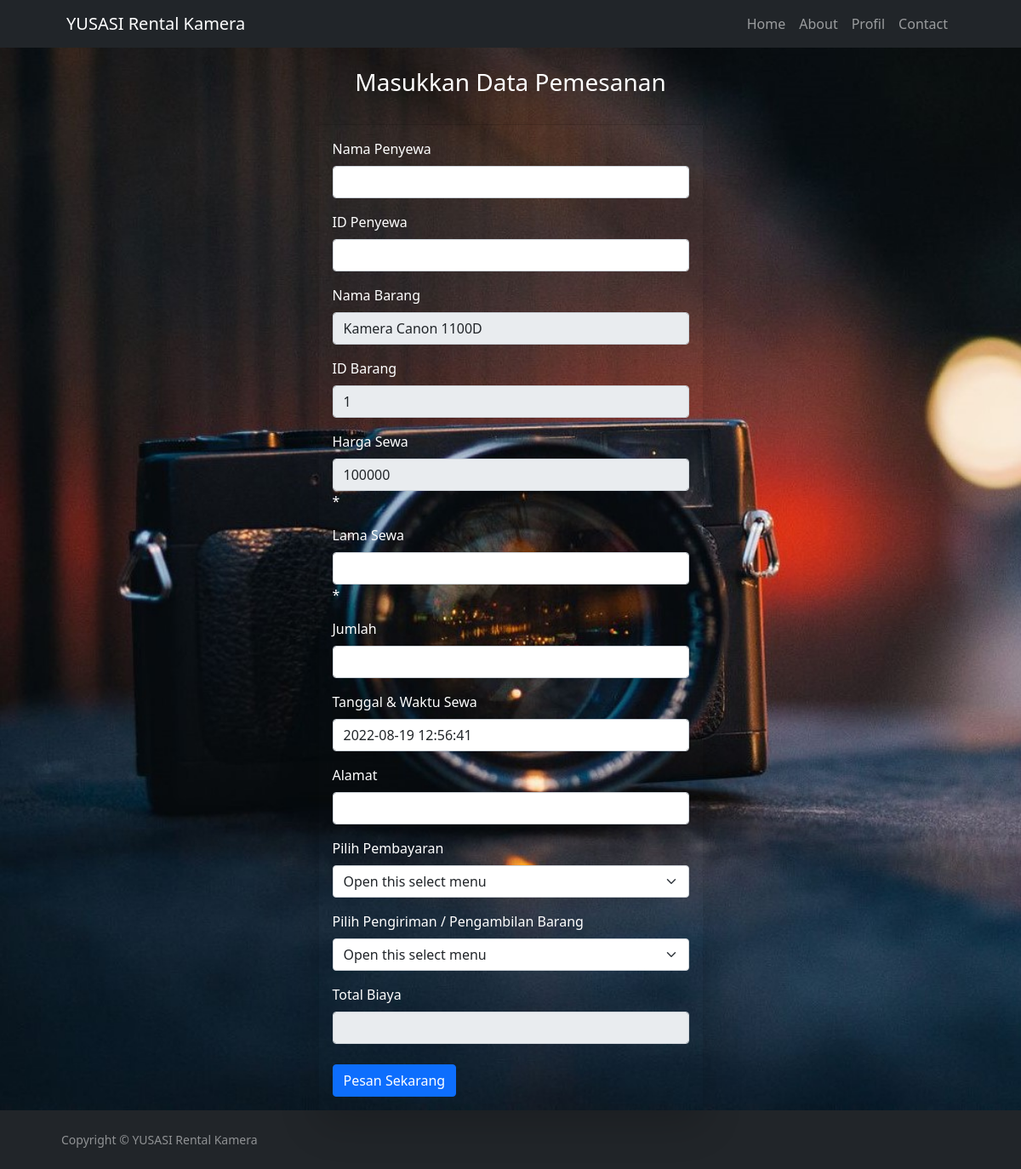
/member_view/sewa_barang/sewa_hdcam.php?id=1 (signed in), run on the app's committed database.
### tables this page shows
CREATE TABLE `tb_produk` (
  `id` int(100) NOT NULL,
  `nama_barang` varchar(100) NOT NULL,
  `harga` varchar(100) NOT NULL,
  `keterangan` varchar(255) NOT NULL,
  `gambar` varchar(255) NOT NULL,
  `jenis_barang` varchar(11) NOT NULL
);

### functions.php (called while the page is built, shortened)
<?php
$conn = mysqli_connect("localhost", "root", "", "rental_kamera");
function query($query)
{
    global $conn;
    $result = mysqli_query($conn, $query);
    $rows = [];
    while ($row = mysqli_fetch_assoc($result)) {
        $rows[] = $row;
    }
    return $rows;
}

### member_view/sewa_barang/sewa_hdcam.php (the view, shortened to what this page needs)
<?php
require '../../functions.php';
$id = $_GET["id"];
$row = query("SELECT * FROM tb_produk WHERE id = $id")[0];
$tanggal = date("Y-m-d H:i:s");
?>
<!DOCTYPE html>
<html lang="en">
<head>
    <link href="../../dashboard/css/styles.css" rel="stylesheet" />
    <link href="https://cdn.jsdelivr.net/npm/bootstrap@5.0.1/dist/css/bootstrap.min.css" rel="stylesheet">
</head>
<body>
    <body class="sb-nav-fixed">
        <nav class="sb-topnav navbar navbar-expand navbar-dark bg-dark">
            <nav class="navbar navbar-expand-lg navbar-light fixed-top" id="mainNav">
                <div class="container px-4 px-lg-5">
                    <a class="navbar-brand" href="#page-top">YUSASI Rental Kamera</a>
                    <div class="collapse navbar-collapse" id="navbarResponsive">
                        <ul class="navbar-nav ms-auto">
                            <li class="nav-item">
                                <a class="nav-link" aria-current="page" href="dashboard.php #home">Home</a>
                            </li>
                            <li class="nav-item"><a class="nav-link" href="dashboard.php #about">About</a></li>
                            <li class="nav-item"><a class="nav-link" href="dashboard.php #profil">Profil</a></li>
                            <li class="nav-item"><a class="nav-link" href="dashboard.php #contact">Contact</a></li>
                        </ul>
                    </div>
                </div>
            </nav>
        </nav>
    </body>
    <div id="layoutAuthentication">
        <div id="layoutAuthentication_content">
            <main>
                <div class="container">
                    <div class="row justify-content-center">
                        <div class="col-lg-5">
                            <div class="card shadow-lg border-0 rounded-lg mt-5 bg-transparent">
                                <div class="card-header">
                                    <h3 class="text-center font-weight-light my-4 text-white">Masukkan Data Pemesanan</h3>
                                </div>
                                <div class="card-body text-white">
                                    <form action="" method="POST" enctype="multipart/form-data">
                                        <div class="mb-3">
                                            <label for="nama_member" class="form-label">Nama Penyewa</label>
                                            <input type="text" class="form-control" name="nama_member" id="nama_member" required>
                                        </div>
                                        <div class="mb-3">
                                            <label for="id_member" class="form-label">ID Penyewa</label>
                                            <input type="text" class="form-control" name="id_member" id="id_member" required>
                                        </div>
                                        <div class="mb-3">
                                            <label for="nama_barang" class="form-label">Nama Barang</label>
                                            <input type="text" readonly class="form-control" name="nama_barang" id="nama_barang" value="<?= $row['nama_barang']; ?>">
                                        </div>
                                        <div class="mb-3">
                                            <label for="id_barang" class="form-label">ID Barang</label>
                                            <input type="text" readonly class="form-control" name="id_barang" id="id_barang" value="<?= $row['id']; ?>">
                                        </div>
                                        <div class="mb-3">
                                            <label for="harga_sewa" class="form-label">Harga Sewa</label>
                                            <input type="text" readonly class="form-control" name="harga_sewa" id="harga_sewa" onkeyup="sum();" value="<?= $row['harga']; ?>"> *
                                        </div>
                                        <div class="mb-3">
                                            <label for="lama_sewa" class="form-label">Lama Sewa</label>
                                            <input type="text" class="form-control" name="lama_sewa" id="lama_sewa" onkeyup="sum();" required> *
                                        </div>
                                        <div class="mb-3">
                                            <label for="jumlah" class="form-label">Jumlah</label>
                                            <input type="text" class="form-control" name="jumlah" id="jumlah" onkeyup="sum();" required>
                                        </div>
                                        <div class="mb-3">
                                            <label for="tanggal_sewa" class="form-label">Tanggal & Waktu Sewa</label>
                                            <input type="" class="form-control" name="tanggal_sewa" id="tanggal_sewa" value="<?php echo $tanggal ?>">
                                        </div>
                                        <div class="mb-3">
                                            <label for="alamat" class="form-label">Alamat</label>
                                            <input type="text" class="form-control" name="alamat" id="alamat">
                                        </div>
                                        <div class="mb-3">
                                            <label for="pembayaran" class="form-label">Pilih Pembayaran</label>
                                            <select class="form-select" type="text" name="pembayaran" id="pembayaran" aria-label="Default select example">
                                                <option selected>Open this select menu</option>
                                            </select>
                                        </div>
                                        <div class="mb-3">
                                            <label for="pengiriman" class="form-label">Pilih Pengiriman / Pengambilan Barang</label>
                                            <select class="form-select" type="text" name="pengiriman" id="pengiriman" aria-label="Default select example">
                                                <option selected>Open this select menu</option>
                                            </select>
                                        </div>
                                        <div class="mb-3">
                                            <label for="total_biaya" class="form-label">Total Biaya</label>
                                            <input type="text" readonly class="form-control" name="total_biaya" id="total_biaya" required>
                                        </div>
                                        <div class="d-flex align-items-center justify-content-between mt-4 mb-0">
                                            <button class="btn btn-primary" button type="submit" name="submit" onclick="return confirm('Apakah Anda Yakin?');">Pesan Sekarang</button>
                                        </div>
                                    </form>
                                </div>
                            </div>
                        </div>
                    </div>
                </div>
        </div>
    </div>
    <div id="layoutAuthentication_footer">
        <footer class="py-4 bg-dark mt-auto">
            <div class="container-fluid px-4">
                <div class="d-flex align-items-center">
                    <footer class="footer bg-black small text-center text-white-50">
                        <div class="container px-4 px-lg-5">Copyright &copy; YUSASI Rental Kamera</div>
                    </footer>
                </div>
            </div>
        </footer>
    </div>
</body>
</html>

### member_view/sewa_barang/sewa_hdcam.php (style rules this page uses)
label { display: block; }
#layoutAuthentication { background-image: url("../../dashboard/p.jpg"); background-size: cover; }

### data on the page
tb_produk: nama_barang "Kamera Canon 1100D", id_barang "1", harga_sewa "100000"
